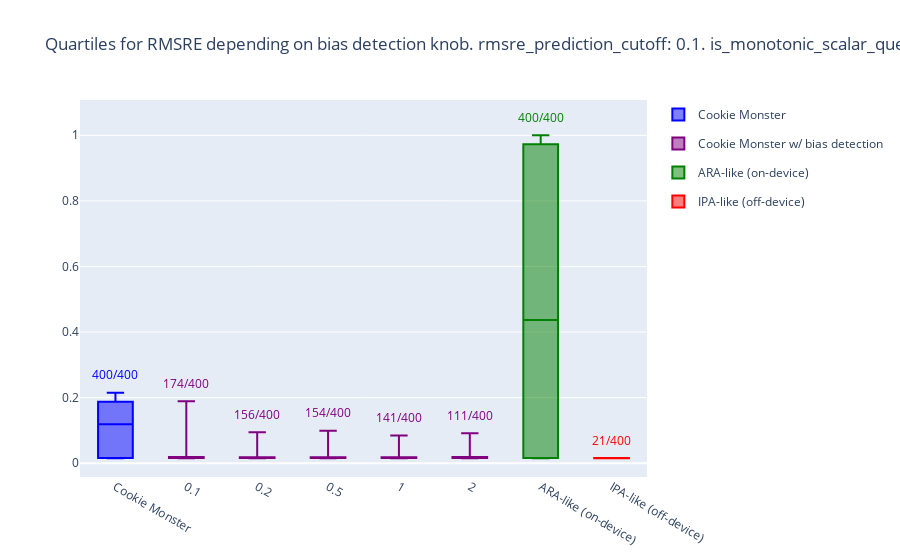

Notebook code cell kept with this figure:
### Code cell
variable = "bias_detection_knob"
boxes_args = {
        "df": chopped_df,
        "metric": "rmsre",
        "x_axis": variable,
        # "x_axis_title": x_axis_title,
        "y_axis_title": RMSRE_Y,
        "ordering": (variable, "str"),
        # "ordering": None,
        "showlegend": True,
        "baselines_order": BIAS_BASELINES_ORDER,
        "show_nqueries": BIAS_BASELINES_ORDER,
        "hspace": 0,
        "vspace": 0.05,
        "n_total_queries": num_queries,
        
    }

fig = go.Figure()
# fig.update_yaxes(type="log")

for trace in boxes(**boxes_args):
    fig.add_trace(trace)
fig.update_layout(title=f"Quartiles for RMSRE depending on bias detection knob. rmsre_prediction_cutoff: {rmsre_prediction_cutoff}. is_monotonic_scalar_query: {is_monotonic_scalar_query}.")
fig

### Figure 1 — Plotly figure (JSON) as saved in the notebook; plotly's stock layout.template omitted (floating-point values rounded to 4 significant figures; data arrays with more than 128 entries replaced by an {"elided": "..."} marker saying what was removed)
{"data": [{"boxpoints": false, "legendgroup": "Cookie Monster", "marker": {"color": "blue"}, "name": "Cookie Monster", "opacity": 1, "showlegend": true, "type": "box", "x": {"elided": "400 str values"}, "y": {"elided": "400 float values"}}, {"boxpoints": false, "legendgroup": "Cookie Monster w/ bias detection", "marker": {"color": "purple"}, "name": "Cookie Monster w/ bias detection", "opacity": 1, "showlegend": true, "type": "box", "x": {"elided": "2000 str values"}, "y": {"elided": "2000 float values"}}, {"boxpoints": false, "legendgroup": "ARA-like (on-device)", "marker": {"color": "green"}, "name": "ARA-like (on-device)", "opacity": 1, "showlegend": true, "type": "box", "x": {"elided": "400 str values"}, "y": {"elided": "400 float values"}}, {"boxpoints": false, "legendgroup": "IPA-like (off-device)", "marker": {"color": "red"}, "name": "IPA-like (off-device)", "opacity": 1, "showlegend": true, "type": "box", "x": {"elided": "400 str values"}, "y": {"elided": "400 float values"}}, {"mode": "text", "showlegend": false, "text": ["400/400"], "textfont": {"color": "blue"}, "type": "scatter", "x": ["Cookie Monster"], "y": [0.2652]}, {"mode": "text", "showlegend": false, "text": ["174/400", "156/400", "154/400", "141/400", "111/400"], "textfont": {"color": "purple"}, "type": "scatter", "x": ["0.1", "0.2", "0.5", "1", "2"], "y": [0.2392, 0.1447, 0.149, 0.1347, 0.1417]}, {"mode": "text", "showlegend": false, "text": ["400/400"], "textfont": {"color": "green"}, "type": "scatter", "x": ["ARA-like (on-device)"], "y": [1.05]}, {"mode": "text", "showlegend": false, "text": ["21/400"], "textfont": {"color": "red"}, "type": "scatter", "x": ["IPA-like (off-device)"], "y": [0.06571]}], "layout": {"title": {"text": "Quartiles for RMSRE depending on bias detection knob. rmsre_prediction_cutoff: 0.1. is_monotonic_scalar_query: True."}}}
